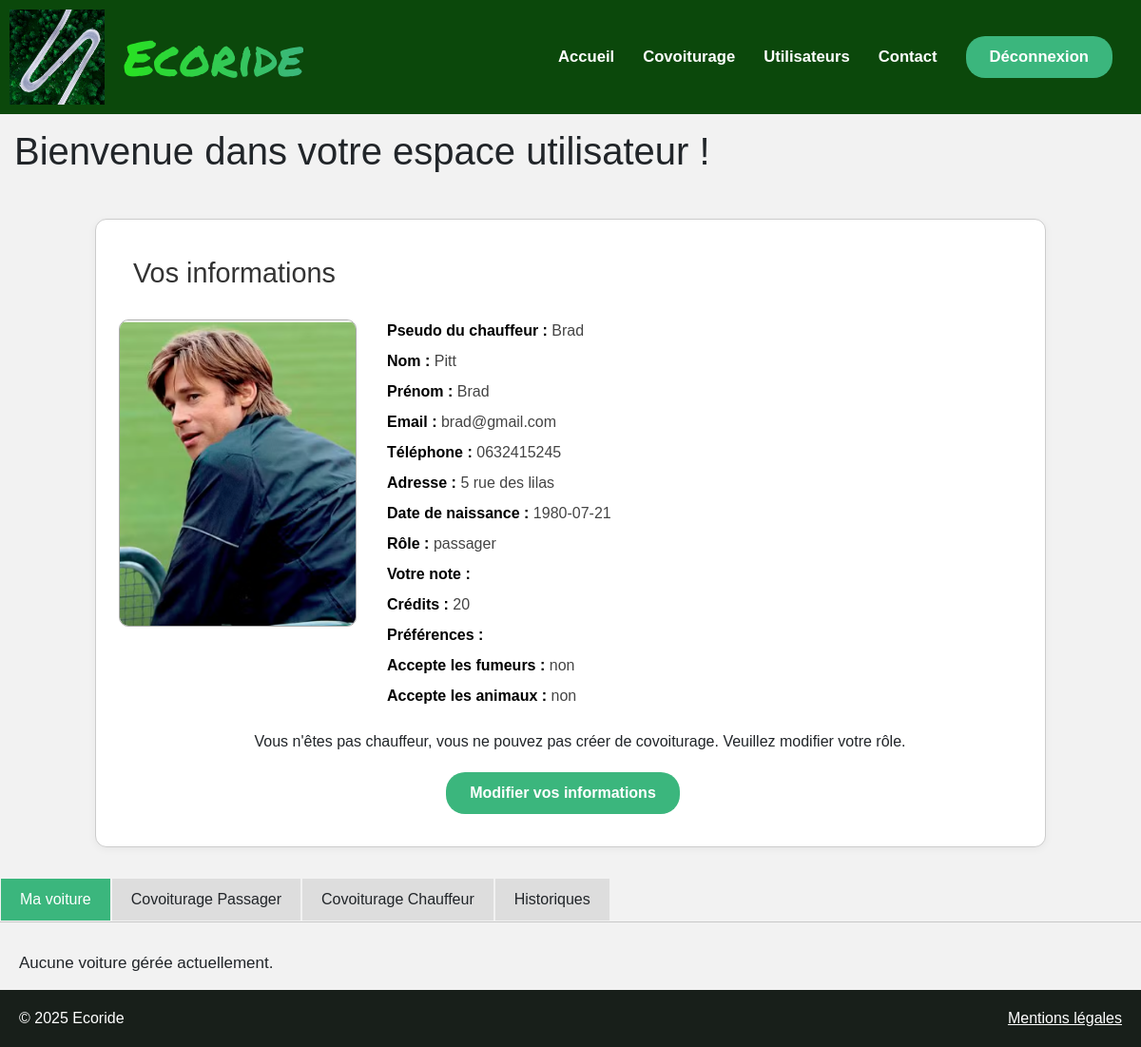
Page /views/User_space.php (signed in) on the committed database.
### tables this page shows
CREATE TABLE `utilisateur` (
  `utilisateur_id` int(11) NOT NULL,
  `nom` varchar(50) NOT NULL,
  `prenom` varchar(50) NOT NULL,
  `email` varchar(50) NOT NULL,
  `password` varchar(255) DEFAULT NULL,
  `telephone` varchar(50) NOT NULL,
  `adresse` varchar(50) NOT NULL,
  `date_naissance` varchar(50) NOT NULL,
  `photo` blob DEFAULT NULL,
  `pseudo` varchar(50) NOT NULL,
  `parametre` varchar(10) DEFAULT 'valide',
  `credit` int(11) DEFAULT NULL,
  `note` decimal(3,2) DEFAULT NULL,
  `role` varchar(50) DEFAULT NULL,
  `preferences` varchar(1000) DEFAULT NULL,
  `animal` varchar(3) DEFAULT NULL,
  `fumeur` varchar(3) DEFAULT NULL,
  `compte_employee` varchar(10) DEFAULT NULL
);

### controllers/UserController.php (called while the page is built, shortened)
<?php
class UserController {
    private $modeluser;
    public function __construct(ModelUser $modeluser) {
        $this->modeluser = $modeluser;
    }
    public function getUserInformationFromDatabase($email) {
        return $this->modeluser->getUserInformation($email);
    }
}

### models/ModelUser.php (called while the page is built, shortened)
<?php
class ModelUser {
    private PDO $db;
    public function __construct() {
        $this->db = new PDO('mysql:host=localhost;dbname=ecoride', 'root', '');
    }
    public function getUserInformation($email) {
        $stmt = $this->db->prepare("SELECT utilisateur.*,voiture.*, covoiturage.*, utilisateur_possede_voiture.id_voiture_possede_utilisateur, voiture_utilise_covoiturage.id_covoiturage_utilise_voiture FROM utilisateur
        LEFT JOIN utilisateur_possede_voiture ON utilisateur_possede_voiture.id_utilisateur_possede_voiture = utilisateur.utilisateur_id
        LEFT JOIN voiture ON utilisateur_possede_voiture.id_voiture_possede_utilisateur = voiture.voiture_id
        LEFT JOIN voiture_utilise_covoiturage ON voiture_utilise_covoiturage.id_voiture_utilise_covoiturage = voiture.voiture_id
        LEFT JOIN covoiturage ON voiture_utilise_covoiturage.id_covoiturage_utilise_voiture = covoiturage.covoiturage_id
        LEFT JOIN utilisateur_participe_covoiturage ON utilisateur.utilisateur_id = utilisateur_participe_covoiturage.id_utilisateur
        WHERE email = :email");
        $stmt->bindValue(':email', $email);
        $stmt->execute();
        return $stmt->fetchAll(PDO::FETCH_ASSOC);
    }
}

### views/User_space.php (the view, shortened to what this page needs)
<?php
require_once 'header.php';
?>
<!DOCTYPE html>
<html lang="fr">
<head>
    <link href="../css/style.css" rel="stylesheet">
</head>
<body>
<?php
require_once 'header.php';
?>
<?php
require_once '../models/ModelUser.php';
require_once '../controllers/UserController.php';
$modeluser = new ModelUser();
$userController = new UserController($modeluser);
$resultats=$userController->getUserInformationFromDatabase($_SESSION['user']['email']);
echo '<section class="user-space">';
    echo '<h1>Bienvenue dans votre espace utilisateur !</h1>';
            if (is_array($resultats)&&count($resultats)>0) {
                $utilisateur=$resultats[0] ;
            echo '<div class="user-info">';
            echo '<h2>Vos informations</h2>';
            echo '<div class="user-info-content">';
            echo '<div class="user-photo">';
            echo '<img src="../uploads/' . htmlspecialchars($utilisateur['photo']) . '" alt="Photo de ' . htmlspecialchars($utilisateur['pseudo']) . '" width="auto" height="300">';
            echo '</div>';
            echo '<div class="user-details">';
            echo '<p><strong>Pseudo du chauffeur : </strong>' . htmlspecialchars($utilisateur['pseudo']) . '</p>';
            echo '<p><strong>Nom : </strong>' . htmlspecialchars($utilisateur['nom']) . '</p>';
            echo '<p><strong>Prénom : </strong>' . htmlspecialchars($utilisateur['prenom']) . '</p>';
            echo '<p><strong>Email : </strong>' . htmlspecialchars($utilisateur['email']) . '</p>';
            echo '<p><strong>Téléphone : </strong>' . htmlspecialchars($utilisateur['telephone']) . '</p>';
            echo '<p><strong>Adresse : </strong>' . htmlspecialchars($utilisateur['adresse']) . '</p>';
            echo '<p><strong>Date de naissance : </strong>' . htmlspecialchars($utilisateur['date_naissance']) . '</p>';
            echo '<p><strong>Rôle : </strong>' . htmlspecialchars($utilisateur['role']) . '</p>';
            echo '<p><strong>Votre note : </strong>' .  $utilisateur['note'] . '</p>';
            echo '<p><strong>Crédits : </strong>' .  $utilisateur['credit'] . '</p>';
            echo '<p><strong>Préférences : </strong>' .  $utilisateur['preferences'] . '</p>';
            echo '<p><strong>Accepte les fumeurs : </strong>' .  $utilisateur['fumeur'] . '</p>';
            echo '<p><strong>Accepte les animaux : </strong>' .  $utilisateur['animal'] . '</p>';
            echo '</div>';
            echo '</div>';
            echo '<div class="user-actions">';
            if ($utilisateur['role'] == 'passager'  ) {
                echo '<div>';
                echo '<p class="ajustement3">Vous n\'êtes pas chauffeur, vous ne pouvez pas créer de covoiturage. Veuillez modifier votre rôle.</p>';
                echo '<div class="button-container">';
                echo '<button class="button" onclick="window.location.href=\'Modify_user_information.php \'">Modifier vos informations</button>';
                echo '</div>';
                echo '</div>';
            }
            echo '</div>';
            echo '</div>';
            echo '<div class="onglets-container">';
                echo '<div class="onglets-barre">';
                    echo '<button class="onglet-btn actif" data-cible="voiture">Ma voiture</button>';
                    echo '<button class="onglet-btn" data-cible="passager">Covoiturage Passager</button>';
                    echo '<button class="onglet-btn" data-cible="chauffeur">Covoiturage Chauffeur</button>';
                    echo '<button class="onglet-btn" data-cible="historiques">Historiques</button>';
                echo '</div>';
                echo '<hr class="onglet-separator">';
                echo '<div class="contenus-onglets">';
                echo '<div id="contenu-voiture" class="contenu actif">';
                    $voituresAffichees = [];
                    if (!empty($voituresAffichees)) {
                        echo '<h2>Voitures gérées</h2>';
                        foreach ($voituresAffichees as $voiture) {
                            echo '<div class="voiture-info">';
                            echo '<div class="voiture-details">';
                            echo '<p><strong>Marque : </strong>' . htmlspecialchars($voiture['marque']) . '</p>';
                            echo '<p><strong>Modèle : </strong>' . htmlspecialchars($voiture['modele']) . '</p>';
                            echo '<p><strong>Immatriculation : </strong>' . htmlspecialchars($voiture['immatriculation']) . '</p>';
                            echo '<p><strong>Nombre de places : </strong>' . htmlspecialchars($voiture['nb_place_voiture']) . '</p>';
                            echo '<p><strong>Type de véhicule : </strong>' . htmlspecialchars($voiture['energie']) . '</p>';
                            echo '<p><strong>Couleur : </strong>' . htmlspecialchars($voiture['couleur']) . '</p>';
                            echo '</div>';
                            echo '</div>';
                        }
                    } else {
                        echo '<p class="ajustement2">Aucune voiture gérée actuellement.</p>';
                    }
                echo '</div>';
            }
                echo '</div>';
            echo '</div>';
echo '</section>';
require_once 'footer.php';
?>
</body>
</html>

### css/style.css (style rules this page uses)
* { padding: 0; margin: 0; box-sizing: border-box; line-height: inherit; color: inherit; font: inherit; font-family: Verdana, Geneva, Tahoma, sans-serif; }
html, body { height: 100%; margin: 0; padding: 0; }
body { display: flex; flex-direction: column; min-height: 100vh; }
section { flex: 1; background-color: #F2F2F2; }
h1,h2 { padding: 15px; }
.button { background-color: rgb(59, 182, 125); border-radius: 20px; border: none; cursor: pointer; padding: 10px 25px; color: white; font-weight: 600; transition: all 0.2s ease; }
.user-space { background-color: #F2F2F2; }
.user-info { background-color: #ffffff; border: 1px solid #ccc; border-radius: 12px; padding: 1.5rem; margin: 2rem auto; max-width: 1000px; box-shadow: 0 2px 8px rgba(0,0,0,0.05); }
.user-info h2 { margin-bottom: 1rem; font-size: 1.8rem; color: #333; }
.user-info-content { display: flex; gap: 2rem; flex-wrap: wrap; }
.user-photo img { height: auto; max-width: 250px; border-radius: 10px; border: 1px solid #aaa; }
.user-details { flex: 1; display: flex; flex-direction: column; gap: 0.5rem; }
.user-details p { margin: 0; font-size: 1rem; color: #444; }
.user-details strong { color: #000; }
.user-actions { margin-top: 1.5rem; display: flex; justify-content: center }
.user-actions button { margin-right: 1rem; }
.onglets-barre { display: flex; margin-bottom: 0px; }
.onglet-btn { padding: 10px 20px; cursor: pointer; border:#F2F2F2 1px solid; background-color: #ddd; transition: background-color 0.3s; }
.onglet-btn.actif { background-color: rgb(59, 182, 125); color: white; }
.contenus-onglets .contenu { display: none; }
.contenus-onglets .contenu.actif { display: block; }
.onglet-separator { border: none; height: 1px; background-color: #474747; width: 100%; margin: 0; margin-bottom: 30px; ; }
.button-container { display: flex; justify-content: center; margin-top: 20px; width: 100%; margin-bottom : 10px; }
.ajustement2 { padding-left: 20px; display: flex; font-size: 17px; }
.ajustement3 { padding-left: 20px; display: flex; }

### rows in the picture
utilisateur: photo+pseudo (picture), pseudo "Brad", nom "Pitt", prenom "Brad", email "brad@gmail.com", telephone "0632415245", adresse "5 rue des lilas", date_naissance "1980-07-21", role "passager", credit "20", fumeur "non", animal "non"
